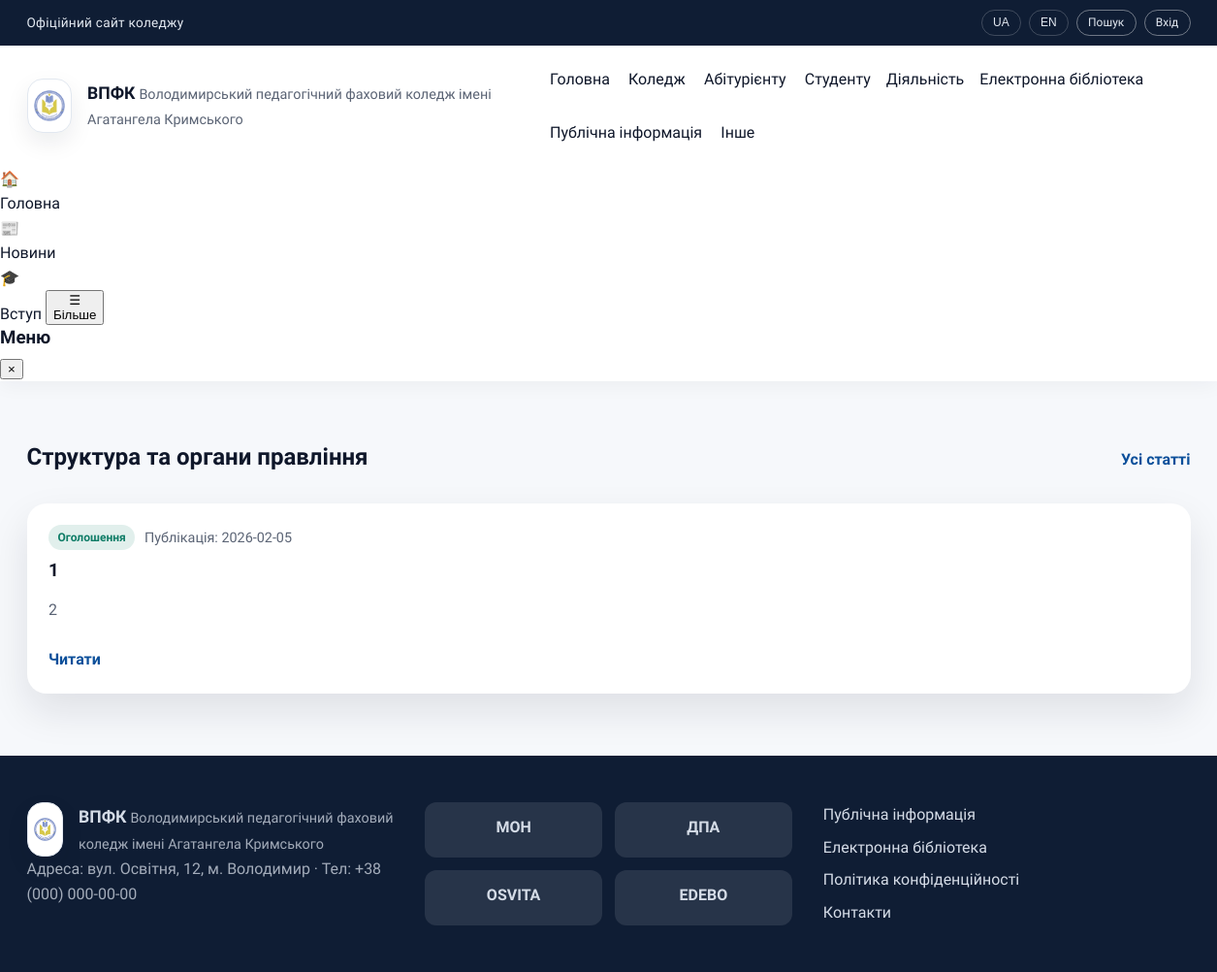
/section/9, run on the app's committed database.
### tables this page shows
CREATE TABLE menu_items (
          id INTEGER PRIMARY KEY AUTOINCREMENT,
          parent_id INTEGER,
          title TEXT NOT NULL,
          url TEXT NOT NULL,
          sort_order INTEGER NOT NULL DEFAULT 0,
          FOREIGN KEY(parent_id) REFERENCES menu_items(id)
        );

CREATE TABLE articles (
          id INTEGER PRIMARY KEY AUTOINCREMENT,
          title TEXT NOT NULL,
          summary TEXT NOT NULL,
          content TEXT NOT NULL,
          category TEXT NOT NULL,
          section_id INTEGER,
          published_date TEXT NOT NULL,
          event_date TEXT,
          external_link TEXT,
          created_at TEXT NOT NULL,
          updated_at TEXT NOT NULL,
          FOREIGN KEY(section_id) REFERENCES menu_items(id)
        );

### app.py (the view)
@app.route("/section/<int:section_id>")
def section(section_id: int):
    menu_tree = get_menu_tree()
    section_item = find_menu_item(menu_tree, section_id)
    if not section_item:
        abort(404)
    section_ids = get_descendant_ids(section_id)
    placeholders = ",".join("?" * len(section_ids))
    articles = query_db(
        f"""
        SELECT articles.*, menu_items.title AS section_title
        FROM articles
        LEFT JOIN menu_items ON menu_items.id = articles.section_id
        WHERE articles.section_id IN ({placeholders})
        ORDER BY articles.published_date DESC
        """,
        tuple(section_ids),
    )
    return render_template(
        "section.html",
        section_item=section_item,
        articles=articles,
        active_title=section_item["title"],
    )

### app.py (called while the page is built)
def get_db() -> sqlite3.Connection:
    if "db" not in g:
        conn = sqlite3.connect(DB_PATH)
        conn.row_factory = sqlite3.Row
        g.db = conn
    return g.db

def query_db(query: str, args: tuple = (), one: bool = False):
    db = get_db()
    cursor = db.execute(query, args)
    rows = cursor.fetchall()
    cursor.close()
    if one:
        return rows[0] if rows else None
    return rows

def build_menu_tree(rows: List[sqlite3.Row]) -> List[dict]:
    items: Dict[int, dict] = {}
    roots: List[dict] = []
    for row in rows:
        items[row["id"]] = {
            "id": row["id"],
            "parent_id": row["parent_id"],
            "title": row["title"],
            "url": row["url"],
            "sort_order": row["sort_order"],
            "children": [],
        }
    for item in items.values():
        parent_id = item["parent_id"]
        if parent_id and parent_id in items:
            items[parent_id]["children"].append(item)
        else:
            roots.append(item)
    def sort_items(nodes: List[dict]) -> List[dict]:
        nodes.sort(key=lambda n: (n["sort_order"], n["title"]))
        for node in nodes:
            node["children"] = sort_items(node["children"])
        return nodes
    return sort_items(roots)

def get_menu_tree() -> List[dict]:
    rows = query_db("SELECT * FROM menu_items ORDER BY sort_order, title")
    return build_menu_tree(rows)

def find_menu_item(nodes: List[dict], item_id: int) -> Optional[dict]:
    for node in nodes:
        if node["id"] == item_id:
            return node
        found = find_menu_item(node["children"], item_id)
        if found:
            return found
    return None

def get_descendant_ids(section_id: int) -> List[int]:
    rows = query_db("SELECT id, parent_id FROM menu_items")
    children_map: Dict[int, List[int]] = {}
    for row in rows:
        parent = row["parent_id"]
        if parent is not None:
            children_map.setdefault(parent, []).append(row["id"])
    result: List[int] = []
    def walk(node_id: int) -> None:
        result.append(node_id)
        for child_id in children_map.get(node_id, []):
            walk(child_id)
    walk(section_id)
    return result

@app.context_processor
def inject_globals():
    return {
        "menu_items": get_menu_tree(),
        "current_user": g.get("user"),
    }

### templates/section.html (shortened to what this page needs)
{% extends "layout.html" %}
{% block content %}
  <section class="section">
    <div class="container">
      <div class="section-header">
        <h1>{{ section_item.title }}</h1>
        <a class="link" href="{{ url_for('articles') }}">Усі статті</a>
      </div>
      <div class="article-list">
        {% for article in articles %}
          <article class="article-card">
            <div class="article-meta">
              <span class="badge">{{ article.category }}</span>
              <span class="muted">Публікація: {{ article.published_date }}</span>
            </div>
            <h3>
              {% if article.external_link %}
                <a href="{{ article.external_link }}" target="_blank">{{ article.title }}</a>
              {% else %}
                <a href="{{ url_for('article_detail', article_id=article.id) }}">{{ article.title }}</a>
              {% endif %}
            </h3>
            <p>{{ article.summary }}</p>
            <div class="article-footer">
              {% if article.external_link %}
                <a class="link" href="{{ article.external_link }}" target="_blank">Перейти</a>
              {% else %}
                <a class="link" href="{{ url_for('article_detail', article_id=article.id) }}">Читати</a>
              {% endif %}
            </div>
          </article>
        {% else %}
          <div class="empty-state">У цьому розділі поки немає статей.</div>
        {% endfor %}
      </div>
    </div>
  </section>
{% endblock %}

### templates/_menu.html (shortened to what this page needs)
{% macro render_menu(items, active_title=None, level=0) %}
  {% for item in items %}
    {% set active_class = "nav-highlight" if item.title == active_title else "" %}
    {% if item.children %}
      <div class="nav-item has-submenu submenu-level-{{ level }}">
        <span class="nav-title {{ active_class }}">{{ item.title }}</span>
      </div>
    {% else %}
      <a href="{{ item.url or '#' }}" class="{{ active_class }}">{{ item.title }}</a>
    {% endif %}
  {% endfor %}
{% endmacro %}

### static/css/styles.css (style rules this page uses)
:root { color-scheme: light; --bg: #f6f8fb; --surface: #ffffff; --surface-2: #eef2f8; --text: #0f172a; --muted: #5b6475; --primary: #0b4f9a; --primary-700: #083b73; --secondary: #0e7c66; --accent: #f2b705; --border: #e2e8f0; --shadow: 0 18px 40px rgba(15, 23, 42, 0.1); --radius-lg: 20px; --radius-md: 14px; --radius-sm: 10px; --container: 1200px; }
*, *::before, *::after { box-sizing: border-box; }
body { margin: 0; font-family: "Source Sans 3", "Inter", "Roboto", "Segoe UI", sans-serif; font-size: 16px; line-height: 1.6; color: var(--text); background: var(--bg); }
a { color: inherit; text-decoration: none; }
h1, h2, h3 { margin: 0 0 0.4em; line-height: 1.2; }
p { margin: 0 0 1rem; color: var(--muted); }
.container { width: min(100% - 2.5rem, var(--container)); margin: 0 auto; }
.section { padding: 4rem 0; }
.section-header { display: flex; align-items: baseline; justify-content: space-between; gap: 1rem; margin-bottom: 1.5rem; }
.site-nav a { padding: 0.4rem 0.2rem; color: var(--text); position: relative; }
.site-nav a::after { content: ""; position: absolute; left: 0; bottom: -0.2rem; width: 0%; height: 2px; background: var(--primary); transition: width 0.3s ease; }
.nav-item { position: relative; display: inline-flex; align-items: center; gap: 0.35rem; }
.nav-title { display: inline-block; cursor: default; user-select: none; }
.link { color: var(--primary); font-weight: 600; }
.muted { color: var(--muted); }
.badge { display: inline-flex; align-items: center; padding: 0.2rem 0.6rem; border-radius: 999px; background: rgba(14, 124, 102, 0.12); color: #0e7c66; font-size: 0.75rem; font-weight: 700; }
.article-list { display: grid; gap: 1.2rem; }
.article-card { background: var(--surface); padding: 1.4rem; border-radius: var(--radius-lg); box-shadow: var(--shadow); display: grid; gap: 0.6rem; }
.article-meta { display: flex; flex-wrap: wrap; gap: 0.6rem; align-items: center; font-size: 0.9rem; }
.article-footer { display: flex; align-items: center; justify-content: space-between; gap: 1rem; }

### data on the page
menu_items: title "Головна"
menu_items: title "Коледж"
menu_items: title "Абітурієнту"
menu_items: title "Студенту"
menu_items: title "Діяльність"
menu_items: title "Електронна бібліотека"
menu_items: title "Публічна інформація"
menu_items: title "Інше"
menu_items: title "Структура та органи правління"
articles: category "Оголошення", published_date "2026-02-05", title "1", summary "2"
